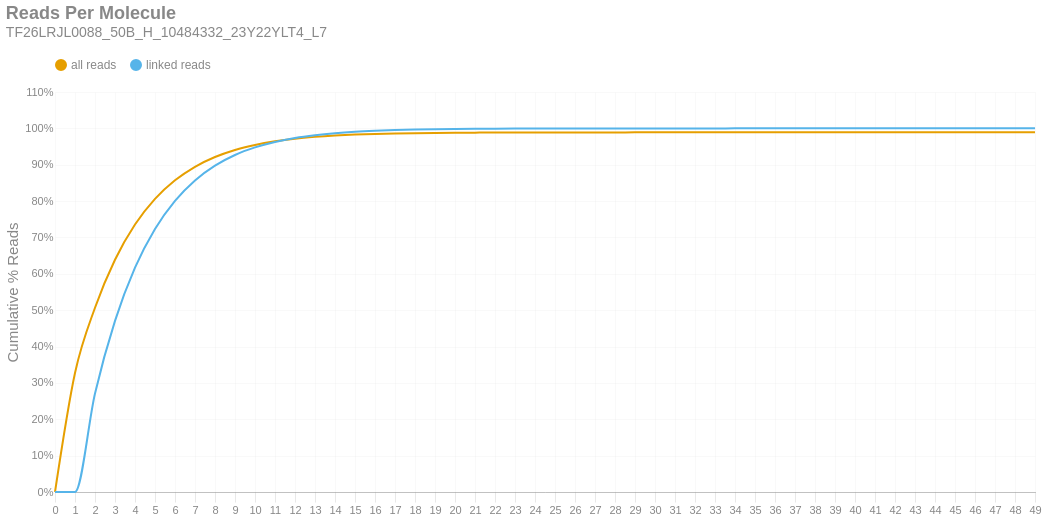

The code cell stored with this chart in its notebook:
### Markdown cell above
### Reads per Molecule
This chart shows the cumulative distribution of the number of reads per linked molecule. That is, how many alignments are associated with a unique molecule. This excludes the number of reads associated with invalid or absent linked-read barcodes. The `linked` histogram is the percentages recalculated when disregarding singletons.

### Code cell
if SKIPLR:
    print_html(f"Skipped")
else:
    counts = np.bincount(valids['reads'].cast(pl.Int64).to_numpy())
    weighted = counts * np.arange(len(counts))
    all_perc = weighted / n_reads
    linked_perc = weighted / n_linked_reads
    linked_perc[1] = 0
    binned_df = pl.DataFrame({
        'readsper': list(range(len(counts))),
        'all reads (cumsum)': np.cumsum(all_perc).tolist(),
        'linked reads (cumsum)': np.cumsum(linked_perc).tolist(),
    })

    with SafeRender(binned_df):
        (
            density_plot(binned_df, 'Reads Per Molecule', samplename, 'readspmol')
            .encode(
                x=alt.X('readsper:O', title=None).axis(labelAngle=0).scale(padding=0),
                y=alt.Y('value:Q', title='Cumulative % Reads').axis(format='%').stack(False),
                color=alt.Color("key:N").scale(domain=["all reads", "linked reads"]),
                tooltip=[
                    alt.Tooltip("key:N", title="Data Type"),
                    alt.Tooltip("readsper:O", title="Reads Per Molecule"),
                    alt.Tooltip("value:Q", format=".2%", title="% Reads (Cum.)")
                ]            
            )
        ).display()

### Figure 1 — Vega-Lite specification as saved in the notebook (floating-point values rounded to 4 significant figures)
{"width": "container", "height": 400, "config": {"title": {"anchor": "start", "dy": -15, "fontSize": 18, "color": "#888888", "subtitleColor": "#888888", "subtitleFontSize": 14}, "arc": {"fill": "#0072B2"}, "axis": {"domainColor": "#888888", "domainWidth": 0.5, "gridWidth": 0.2, "grid": false, "titleFontWeight": 400, "titleFontSize": 15, "labelFontSize": 11, "labelColor": "#888888", "tickColor": "#888888", "tickWidth": 0.2, "titleColor": "#888888"}, "axisBand": {"grid": false}, "axisX": {"grid": true, "tickSize": 10, "domainCap": "round"}, "axisY": {"domain": false, "grid": true, "tickSize": 0, "domainCap": "round"}, "background": "transparent", "header": {"labelFontSize": 15, "labelColor": "#888888", "titleFontSize": 15, "titleFontWeight": 600, "titleColor": "#888888"}, "legend": {"labelFont": "sans-serif", "labelFontSize": 12, "labelColor": "#888888", "symbolSize": 100, "symbolType": "circle", "titleFontSize": 12, "titlePadding": 10, "titleColor": "#888888", "title": null, "orient": "top"}, "range": {"category": ["#E69F00", "#56B4E9", "#009E73", "#F0E442", "#0072B2", "#D55E00", "#CC79A7", "#000000"], "diverging": ["#cfe8f3", "#a2d4ec", "#73bfe2", "#46abdb", "#1696d2", "#12719e"]}, "area": {"fill": "#0072B2", "fillOpacity": 0.7, "line": true, "strokeOpacity": 0.7}, "line": {"color": "#0072B2", "stroke": "#0072B2", "strokeWidth": 2}, "trail": {"color": "#0072B2", "stroke": "#0072B2", "strokeWidth": 0, "size": 1}, "point": {"filled": true, "fillOpacity": 1.0, "size": 95}, "text": {"color": "#888888", "fontSize": 11, "align": "right", "fontWeight": 400, "size": 11}, "bar": {"fill": "#0072B2", "stroke": null}, "view": {"stroke": null, "continuousWidth": 660, "continuousHeight": 400}}, "data": {"name": "data-be862fefb65cb363e0f4c3ea96fafd3b"}, "mark": {"type": "line", "interpolate": "monotone", "point": {"opacity": 0, "size": 275}}, "encoding": {"color": {"field": "key", "scale": {"domain": ["all reads", "linked reads"]}, "type": "nominal"}, "tooltip": [{"field": "key", "title": "Data Type", "type": "nominal"}, {"field": "readsper", "title": "Reads Per Molecule", "type": "ordinal"}, {"field": "value", "format": ".2%", "title": "% Reads (Cum.)", "type": "quantitative"}], "x": {"axis": {"labelAngle": 0}, "field": "readsper", "scale": {"padding": 0}, "title": null, "type": "ordinal"}, "y": {"axis": {"format": "%"}, "field": "value", "stack": false, "title": "Cumulative % Reads", "type": "quantitative"}}, "params": [{"name": "param_c36ac31b6afebe62", "select": {"type": "point", "fields": ["key"]}, "bind": "legend"}], "title": {"text": "Reads Per Molecule", "subtitle": "TF26LRJL0088_50B_H_10484332_23Y22YLT4_L7"}, "transform": [{"fold": ["all reads (cumsum)", "linked reads (cumsum)"]}, {"calculate": "replace(datum.key, ' (cumsum)', '')", "as": "key"}, {"filter": {"param": "param_c36ac31b6afebe62"}}], "usermeta": {"embedOptions": {"downloadFileName": "TF26LRJL0088_50B_H_10484332_23Y22YLT4_L7.readspmol"}}, "$schema": "https://vega.github.io/schema/vega-lite/v6.4.1.json", "datasets": {"data-be862fefb65cb363e0f4c3ea96fafd3b": [{"readsper": 0, "all reads (cumsum)": 0.0, "linked reads (cumsum)": 0.0}, {"readsper": 1, "all reads (cumsum)": 0.3273, "linked reads (cumsum)": 0.0}, {"readsper": 2, "all reads (cumsum)": 0.5067, "linked reads (cumsum)": 0.2711}, {"readsper": 3, "all reads (cumsum)": 0.6387, "linked reads (cumsum)": 0.4706}, {"readsper": 4, "all reads (cumsum)": 0.7355, "linked reads (cumsum)": 0.6168}, {"readsper": 5, "all reads (cumsum)": 0.8059, "linked reads (cumsum)": 0.7233}, {"readsper": 6, "all reads (cumsum)": 0.8571, "linked reads (cumsum)": 0.8006}, {"readsper": 7, "all reads (cumsum)": 0.8943, "linked reads (cumsum)": 0.8569}, {"readsper": 8, "all reads (cumsum)": 0.9212, "linked reads (cumsum)": 0.8975}, {"readsper": 9, "all reads (cumsum)": 0.9406, "linked reads (cumsum)": 0.9268}, {"readsper": 10, "all reads (cumsum)": 0.9544, "linked reads (cumsum)": 0.9476}, {"readsper": 11, "all reads (cumsum)": 0.9644, "linked reads (cumsum)": 0.9627}, {"readsper": 12, "all reads (cumsum)": 0.9716, "linked reads (cumsum)": 0.9736}, {"readsper": 13, "all reads (cumsum)": 0.9766, "linked reads (cumsum)": 0.9812}, {"readsper": 14, "all reads (cumsum)": 0.9802, "linked reads (cumsum)": 0.9867}, {"readsper": 15, "all reads (cumsum)": 0.9828, "linked reads (cumsum)": 0.9906}, {"readsper": 16, "all reads (cumsum)": 0.9846, "linked reads (cumsum)": 0.9933}, {"readsper": 17, "all reads (cumsum)": 0.9859, "linked reads (cumsum)": 0.9952}, {"readsper": 18, "all reads (cumsum)": 0.9868, "linked reads (cumsum)": 0.9967}, {"readsper": 19, "all reads (cumsum)": 0.9875, "linked reads (cumsum)": 0.9977}, {"readsper": 20, "all reads (cumsum)": 0.9879, "linked reads (cumsum)": 0.9984}, {"readsper": 21, "all reads (cumsum)": 0.9882, "linked reads (cumsum)": 0.9988}, {"readsper": 22, "all reads (cumsum)": 0.9885, "linked reads (cumsum)": 0.9992}, {"readsper": 23, "all reads (cumsum)": 0.9886, "linked reads (cumsum)": 0.9994}, {"readsper": 24, "all reads (cumsum)": 0.9888, "linked reads (cumsum)": 0.9996}, {"readsper": 25, "all reads (cumsum)": 0.9888, "linked reads (cumsum)": 0.9997}, {"readsper": 26, "all reads (cumsum)": 0.9889, "linked reads (cumsum)": 0.9998}, {"readsper": 27, "all reads (cumsum)": 0.9889, "linked reads (cumsum)": 0.9998}, {"readsper": 28, "all reads (cumsum)": 0.989, "linked reads (cumsum)": 0.9999}, {"readsper": 29, "all reads (cumsum)": 0.989, "linked reads (cumsum)": 0.9999}, {"readsper": 30, "all reads (cumsum)": 0.989, "linked reads (cumsum)": 0.9999}, {"readsper": 31, "all reads (cumsum)": 0.989, "linked reads (cumsum)": 0.9999}, {"readsper": 32, "all reads (cumsum)": 0.989, "linked reads (cumsum)": 1.0}, {"readsper": 33, "all reads (cumsum)": 0.989, "linked reads (cumsum)": 1.0}, {"readsper": 34, "all reads (cumsum)": 0.989, "linked reads (cumsum)": 1.0}, {"readsper": 35, "all reads (cumsum)": 0.989, "linked reads (cumsum)": 1.0}, {"readsper": 36, "all reads (cumsum)": 0.989, "linked reads (cumsum)": 1.0}, {"readsper": 37, "all reads (cumsum)": 0.989, "linked reads (cumsum)": 1.0}, {"readsper": 38, "all reads (cumsum)": 0.989, "linked reads (cumsum)": 1.0}, {"readsper": 39, "all reads (cumsum)": 0.989, "linked reads (cumsum)": 1.0}, {"readsper": 40, "all reads (cumsum)": 0.989, "linked reads (cumsum)": 1.0}, {"readsper": 41, "all reads (cumsum)": 0.989, "linked reads (cumsum)": 1.0}, {"readsper": 42, "all reads (cumsum)": 0.989, "linked reads (cumsum)": 1.0}, {"readsper": 43, "all reads (cumsum)": 0.989, "linked reads (cumsum)": 1.0}, {"readsper": 44, "all reads (cumsum)": 0.989, "linked reads (cumsum)": 1.0}, {"readsper": 45, "all reads (cumsum)": 0.989, "linked reads (cumsum)": 1.0}, {"readsper": 46, "all reads (cumsum)": 0.989, "linked reads (cumsum)": 1.0}, {"readsper": 47, "all reads (cumsum)": 0.989, "linked reads (cumsum)": 1.0}, {"readsper": 48, "all reads (cumsum)": 0.989, "linked reads (cumsum)": 1.0}, {"readsper": 49, "all reads (cumsum)": 0.989, "linked reads (cumsum)": 1.0}]}}
